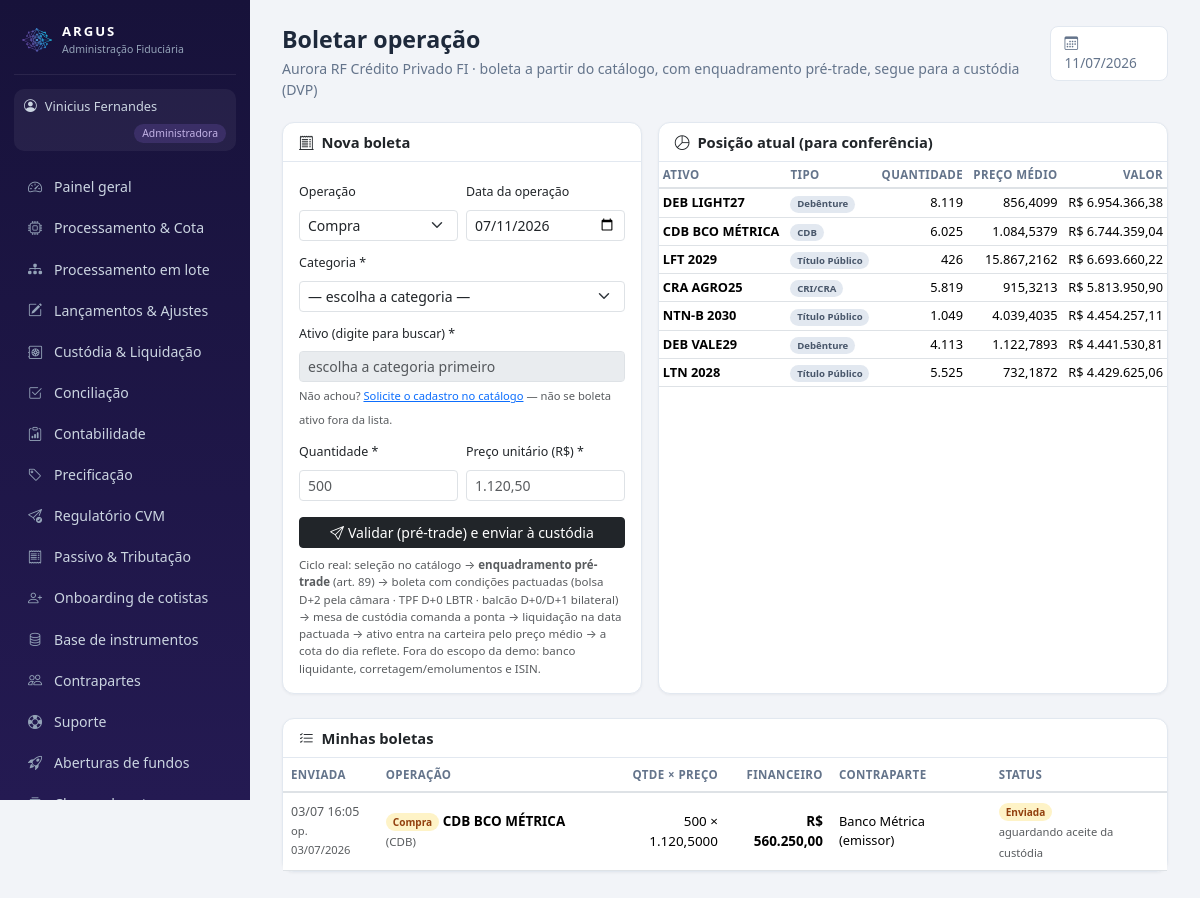
Page /gestor/boletas.php (signed in) on the committed database.
### tables this page shows
CREATE TABLE usuarios (
  id INT AUTO_INCREMENT PRIMARY KEY,
  nome VARCHAR(100) NOT NULL,
  email VARCHAR(120) NOT NULL UNIQUE,
  senha VARCHAR(255) NOT NULL,         
  perfil ENUM('admin','gestor','custodia') NOT NULL,   
  fundo_id INT NULL,
  gestora VARCHAR(150) NULL,
  telefone VARCHAR(30) NULL,
  kyc_status VARCHAR(20) DEFAULT 'Pendente',
  criado_em DATETIME DEFAULT CURRENT_TIMESTAMP
);

CREATE TABLE ativos_carteira (
  id INT AUTO_INCREMENT PRIMARY KEY,
  fundo_id INT NOT NULL,
  codigo VARCHAR(30) NOT NULL,         
  tipo VARCHAR(40) NOT NULL,           
  quantidade DECIMAL(18,6) NOT NULL,
  preco_medio DECIMAL(18,6) NOT NULL,  
  preco_mam DECIMAL(18,6) NOT NULL,    
  preco_referencia DECIMAL(18,6),      
  fonte_preco VARCHAR(30) DEFAULT 'B3',  
  data_ref DATE,                       
  INDEX idx_ativo_fundo_data (fundo_id, data_ref),
  FOREIGN KEY (fundo_id) REFERENCES fundos(id)
);

CREATE TABLE boletas (
  id INT AUTO_INCREMENT PRIMARY KEY,
  fundo_id INT NOT NULL,
  data_operacao DATE NOT NULL,
  operacao ENUM('Compra','Venda') NOT NULL,
  ativo_codigo VARCHAR(30) NOT NULL,
  tipo_ativo VARCHAR(40) NOT NULL,           
  quantidade DECIMAL(18,2) NOT NULL,
  preco DECIMAL(18,6) NOT NULL,              
  valor DECIMAL(18,2) NOT NULL,              
  contraparte VARCHAR(120),                  
  contraparte_id INT NULL,                   
  corretora_executora_id INT NULL,           
  status ENUM('Enviada','Aceita','Rejeitada','Liquidada') DEFAULT 'Enviada',
  motivo VARCHAR(300) NULL,                  
  liquidacao_id INT NULL,                    
  data_liquidacao_prevista DATE NULL,        
  taxa_negociada VARCHAR(40) NULL,           
  modalidade_liq VARCHAR(30) NULL,           
  criado_por VARCHAR(100),
  criado_em DATETIME DEFAULT CURRENT_TIMESTAMP,
  FOREIGN KEY (fundo_id) REFERENCES fundos(id)
);

### includes/auth.php (called while the page is built, shortened)
<?php
function usuario() {
    return $_SESSION['usuario'] ?? null;
}
function exigir_perfil(string ...$perfis): array {
    global $pdo;
    $u = usuario();
    if ($u && isset($pdo)) {
        $st = $pdo->prepare('SELECT * FROM usuarios WHERE id = ? AND perfil = ?');
        $st->execute([$u['id'], $u['perfil']]);
        $atual = $st->fetch();
        if (!$atual) { logout_usuario(); $u = null; }
        else { $_SESSION['usuario'] = $u = $atual; }
    }
    return $u;
}
function base_url(): string {
    return defined('BASE_URL') ? BASE_URL : '../';
}
function fundo_do_usuario(PDO $pdo, array $u): ?array {
    if ($u['perfil'] === 'admin') {
        $fid = $_SESSION['admin_fundo_id'] ?? 1;
        $st = $pdo->prepare('SELECT * FROM fundos WHERE id = ?');
        $st->execute([$fid]);
        return $st->fetch() ?: null;
    }
    $meus = fundos_do_usuario($pdo, $u);
    return $meus[0];
}

### gestor/boletas.php (the view, shortened to what this page needs)
<?php
require_once __DIR__ . '/../config/db.php';
require_once __DIR__ . '/../includes/auth.php';
require_once __DIR__ . '/../includes/layout.php';
$u = exigir_perfil('gestor', 'admin');
$fundo = fundo_do_usuario($pdo, $u);
$fid = (int)$fundo['id'];
$st = $pdo->prepare('SELECT * FROM boletas WHERE fundo_id = ? ORDER BY criado_em DESC LIMIT 30');
$st->execute([$fid]);
$boletas = $st->fetchAll();
$posicao = carteira($pdo, $fid);
page_start('Boletar operação', 'Boletar operação', $u,
    e_html($fundo['nome']) . ' · boleta a partir do catálogo, com enquadramento pré-trade, segue para a custódia (DVP)');
?>
<div class="row g-3 mb-4">
  <div class="col-lg-5">
    <div class="card">
      <div class="card-header"><i class="bi bi-receipt-cutoff me-1"></i> Nova boleta</div>
      <div class="card-body">
        <form method="post" autocomplete="off">
          <div class="row g-2">
            <div class="col-6"><label class="form-label" style="font-size:.78rem">Operação</label>
              <select class="form-select form-select-sm" name="operacao"><option>Compra</option><option>Venda</option></select></div>
            <div class="col-6"><label class="form-label" style="font-size:.78rem">Data da operação</label>
              <input type="date" class="form-control form-control-sm" name="data_operacao" value="<?= date('Y-m-d') ?>"></div>
            <div class="col-12"><label class="form-label" style="font-size:.78rem">Categoria *</label>
              <select class="form-select form-select-sm" id="categoria" name="categoria" required>
                <option value="">— escolha a categoria —</option>
              </select></div>
            <div class="col-12 position-relative"><label class="form-label" style="font-size:.78rem">Ativo (digite para buscar) *</label>
              <input class="form-control form-control-sm" id="ativo-busca" placeholder="escolha a categoria primeiro" autocomplete="off" disabled>
              <span class="text-muted" style="font-size:.7rem">Não achou? <a href="ativos.php">Solicite o cadastro no catálogo</a> — não se boleta ativo fora da lista.</span></div>
            <div class="col-6"><label class="form-label" id="lbl-qtd" style="font-size:.78rem">Quantidade *</label>
              <input class="form-control form-control-sm" name="quantidade" required placeholder="500"></div>
            <div class="col-6"><label class="form-label" id="lbl-preco" style="font-size:.78rem">Preço unitário (R$) *</label>
              <input class="form-control form-control-sm" name="preco" required placeholder="1.120,50"></div>
          </div>
          <button class="btn btn-dark btn-sm w-100 mt-3"><i class="bi bi-send me-1"></i>Validar (pré-trade) e enviar à custódia</button>
        </form>
        <p class="text-muted mb-0 mt-2" style="font-size:.72rem">
          Ciclo real: seleção no catálogo → <b>enquadramento pré-trade</b> (art. 89) → boleta com condições pactuadas
          (bolsa D+2 pela câmara · TPF D+0 LBTR · balcão D+0/D+1 bilateral) → mesa de custódia comanda a ponta →
          liquidação na data pactuada → ativo entra na carteira pelo preço médio → a cota do dia reflete.
          <span class="text-muted">Fora do escopo da demo: banco liquidante, corretagem/emolumentos e ISIN.</span></p>
      </div>
    </div>
  </div>
  <div class="col-lg-7">
    <div class="card h-100">
      <div class="card-header"><i class="bi bi-pie-chart me-1"></i> Posição atual (para conferência)</div>
      <div class="card-body p-0" style="max-height:380px;overflow-y:auto">
        <table class="table table-sm table-hover mb-0" style="font-size:.8rem">
          <thead><tr><th>Ativo</th><th>Tipo</th><th class="text-end">Quantidade</th><th class="text-end">Preço médio</th><th class="text-end">Valor</th></tr></thead>
          <tbody>
          <?php foreach ($posicao as $a): ?>
            <tr>
              <td><b><?= e_html($a['codigo']) ?></b></td>
              <td><?= badge($a['tipo'], 'secondary') ?></td>
              <td class="text-end"><?= number_format((float)$a['quantidade'], 0, ',', '.') ?></td>
              <td class="text-end"><?= number_format((float)$a['preco_medio'], 4, ',', '.') ?></td>
              <td class="text-end"><?= moeda($a['valor_mercado']) ?></td>
            </tr>
          <?php endforeach; ?>
          </tbody>
        </table>
      </div>
    </div>
  </div>
</div>
<div class="card">
  <div class="card-header"><i class="bi bi-list-check me-1"></i> Minhas boletas</div>
  <div class="card-body p-0">
    <table class="table table-hover align-middle mb-0" style="font-size:.84rem">
      <thead><tr><th>Enviada</th><th>Operação</th><th class="text-end">Qtde × Preço</th><th class="text-end">Financeiro</th>
        <th>Contraparte</th><th>Status</th></tr></thead>
      <tbody>
      <?php foreach ($boletas as $b): ?>
        <tr>
          <td class="text-muted" style="font-size:.78rem"><?= date('d/m H:i', strtotime($b['criado_em'])) ?><br>
            <span style="font-size:.7rem">op. <?= data_br($b['data_operacao']) ?></span></td>
          <td><?= badge($b['operacao'], $b['operacao'] === 'Compra' ? 'warning' : 'success') ?>
            <b><?= e_html($b['ativo_codigo']) ?></b> <span class="text-muted" style="font-size:.72rem">(<?= e_html($b['tipo_ativo']) ?>)</span></td>
          <td class="text-end"><?= number_format((float)$b['quantidade'], 0, ',', '.') ?> × <?= number_format((float)$b['preco'], 4, ',', '.') ?></td>
          <td class="text-end"><b><?= moeda($b['valor']) ?></b></td>
          <td style="font-size:.8rem"><?= e_html($b['contraparte']) ?>
            <?php if (!empty($b['data_liquidacao_prevista']) || !empty($b['modalidade_liq'])): ?>
              <br><span class="text-muted" style="font-size:.7rem">
                <?= !empty($b['data_liquidacao_prevista']) ? 'liq. ' . data_br($b['data_liquidacao_prevista']) : '' ?>
                <?= !empty($b['modalidade_liq']) ? ' · ' . e_html($b['modalidade_liq']) : '' ?>
                <?= !empty($b['taxa_negociada']) ? ' · ' . e_html($b['taxa_negociada']) : '' ?></span>
            <?php endif; ?></td>
          <td><?= badge($b['status'], ['Enviada' => 'warning', 'Aceita' => 'info', 'Liquidada' => 'success', 'Rejeitada' => 'danger'][$b['status']] ?? 'secondary') ?>
            <?= $b['status'] === 'Enviada' ? '<br><span class="text-muted" style="font-size:.7rem">aguardando aceite da custódia</span>' : '' ?></td>
        </tr>
      <?php endforeach; ?>
      </tbody>
    </table>
  </div>
</div>
<?php page_end();

### includes/layout.php (shortened to what this page needs)
<?php
require_once __DIR__ . '/helpers.php';
function menu_itens(array $u): array {
    $b = base_url();
    if ($u['perfil'] === 'admin') {
        return [
            ['Painel geral',        $b.'admin/index.php',          'bi-speedometer2'],
            ['Processamento & Cota', $b.'admin/processamento.php', 'bi-cpu'],
            ['Processamento em lote', $b.'admin/batch.php',        'bi-diagram-3-fill'],
            ['Lançamentos & Ajustes', $b.'admin/lancamentos.php',  'bi-pencil-square'],
            ['Custódia & Liquidação', $b.'admin/custodia.php',     'bi-safe2'],
            ['Conciliação',         $b.'admin/conciliacao.php',    'bi-check2-square'],
            ['Contabilidade',       $b.'admin/contabilidade.php',  'bi-clipboard-data'],
            ['Precificação',        $b.'admin/precificacao.php',   'bi-tag'],
            ['Regulatório CVM',     $b.'admin/regulatorio.php',    'bi-send-check'],
            ['Passivo & Tributação', $b.'admin/passivo.php',       'bi-receipt'],
            ['Onboarding de cotistas', $b.'admin/onboarding_cotista.php', 'bi-person-plus'],
            ['Base de instrumentos', $b.'admin/ativos.php',        'bi-database'],
            ['Contrapartes',        $b.'admin/contrapartes.php',   'bi-people'],
            ['Suporte',             $b.'admin/tickets.php',        'bi-life-preserver'],
            ['Aberturas de fundos', $b.'admin/aberturas.php',      'bi-rocket-takeoff'],
            ['Classes de cotas',    $b.'admin/classes.php',        'bi-collection'],
            ['Classes & Subclasses', $b.'admin/subclasses.php',    'bi-diagram-3'],
            ['FIP / Private Equity', $b.'admin/fip.php',           'bi-building-gear'],
            ['Carteiras',           $b.'admin/carteiras.php',      'bi-collection'],
            ['Pendências',          $b.'admin/pendencias.php',     'bi-list-task'],
            ['IA · Fraude',         $b.'admin/fraude.php',         'bi-shield-exclamation'],
            ['Repasses',            $b.'admin/repasses.php',       'bi-cash-stack'],
            ['Fundos & Clientes',   $b.'admin/fundos.php',         'bi-folder-plus'],
        ];
    }
    global $pdo;
    $itens = [
        ['Visão geral',       $b.'gestor/index.php',        'bi-speedometer2'],
        ['Aprovação de cota', $b.'gestor/cotas.php',        'bi-clipboard-check'],
        ['Boletar operação',  $b.'gestor/boletas.php',      'bi-receipt-cutoff'],
        ['Catálogo de ativos', $b.'gestor/ativos.php',      'bi-database'],
        ['Carteira',          $b.'gestor/carteira.php',     'bi-pie-chart'],
        ['Caixa & Fluxo',     $b.'gestor/caixa.php',        'bi-wallet2'],
        ['Cotistas',          $b.'gestor/cotistas.php',     'bi-people'],
        ['Acessos & transparência', $b.'gestor/acessos.php', 'bi-key'],
        ['Performance',       $b.'gestor/performance.php',  'bi-graph-up-arrow'],
        ['Relatórios',        $b.'gestor/relatorios.php',   'bi-file-earmark-text'],
        ['Enquadramento',     $b.'gestor/enquadramento.php','bi-check-circle'],
        ['Assembleias',       $b.'gestor/assembleias.php',  'bi-megaphone'],
        ['Comunicados',       $b.'gestor/comunicados.php',  'bi-chat-left-text'],
        ['Chamados de cotistas', $b.'gestor/chamados_cotistas.php', 'bi-chat-dots'],
        ['Equipe do fundo',   $b.'gestor/equipe.php',       'bi-people-fill'],
        ['Criar fundo',       $b.'gestor/novo_fundo.php',   'bi-plus-square'],
        ['Suporte',           $b.'gestor/tickets.php',      'bi-life-preserver'],
    ];
    $livres = ['Equipe do fundo', 'Criar fundo', 'Suporte'];
    $fundo = fundo_do_usuario($pdo, $u);
    $fid = (int)$fundo['id'];
    $principal = eh_principal($pdo, $u, $fid);
    $mapa = permissao_de_menu();
    return array_values(array_filter($itens, function ($it) use ($mapa, $principal, $pdo, $u, $fid, $livres) {
        if (in_array($it[0], $livres, true)) return true;
        $req = $mapa[$it[0]] ?? null;
        if ($req === null) return true;
        if ($req === '__principal__') return $principal;
        return $principal || pode($pdo, $u, $fid, $req);
    }));
}
function page_start(string $titulo, string $ativo, array $u, string $subtitulo = ''): void {
    $b = base_url();
    $perfilRotulo = ['admin' => 'Administradora', 'gestor' => 'Gestor', 'custodia' => 'Custodiante'][$u['perfil']] ?? $u['perfil'];
    $perfilCor    = ['admin' => 'gold', 'gestor' => 'teal'][$u['perfil']] ?? 'blue';
    ?><!DOCTYPE html>
<html lang="pt-BR">
<head>
<link href="https://cdn.jsdelivr.net/npm/bootstrap@5.3.3/dist/css/bootstrap.min.css" rel="stylesheet">
<link href="https://cdn.jsdelivr.net/npm/bootstrap-icons@1.11.3/font/bootstrap-icons.min.css" rel="stylesheet">
<link href="https://cdn.jsdelivr.net/npm/flatpickr@4.6.13/dist/flatpickr.min.css" rel="stylesheet">
<link href="<?= $b ?>assets/css/style.css" rel="stylesheet">
</head>
<body>
<div class="app-wrap">
  <aside class="sidebar">
    <div class="brand">
      <img src="<?= $b ?>assets/favicon.png" class="brand-mark" alt="Argus">
      <div>
        <div class="brand-name">ARGUS</div>
        <div class="brand-sub">Administração Fiduciária</div>
      </div>
    </div>
    <div class="perfil-chip chip-<?= $perfilCor ?>">
      <i class="bi bi-person-circle"></i> <?= e_html($u['nome']) ?>
      <span><?= $perfilRotulo ?></span>
    </div>
    <nav class="menu">
      <?php foreach (menu_itens($u) as [$rotulo, $href, $icone]): ?>
        <a href="<?= $href ?>" class="<?= $rotulo === $ativo ? 'ativo' : '' ?>">
          <i class="bi <?= $icone ?>"></i> <?= e_html($rotulo) ?>
        </a>
      <?php endforeach; ?>
    </nav>
  </aside>
  <main class="conteudo">
    <div class="titulo-pagina">
      <div>
        <h1><?= e_html($titulo) ?></h1>
        <?php if ($subtitulo): ?><p class="subtitulo"><?= $subtitulo ?></p><?php endif; ?>
      </div>
      <div class="data-ref"><i class="bi bi-calendar3"></i> <?= date('d/m/Y') ?></div>
    </div>
<?php
}
function page_end(): void {
    ?>
  </main>
</div>
</body>
</html><?php
}

### includes/helpers.php (shortened to what this page needs)
<?php
function moeda($v, int $dec = 2): string {
    return 'R$ ' . number_format((float)$v, $dec, ',', '.');
}
function e_html($s): string { return htmlspecialchars((string)$s, ENT_QUOTES, 'UTF-8'); }
function badge(string $texto, string $cor): string {
    return '<span class="badge badge-soft-' . $cor . '">' . e_html($texto) . '</span>';
}
function data_br($d): string {
    return date('d/m/Y', strtotime($d));
}
function ultima_data_carteira(PDO $pdo, int $fid): ?string {
    $st = $pdo->prepare('SELECT MAX(data_ref) FROM ativos_carteira WHERE fundo_id = ?');
    $st->execute([$fid]);
    return $st->fetchColumn() ?: null;
}
function carteira(PDO $pdo, int $fid, ?string $data = null): array {
    $data = $data ?: ultima_data_carteira($pdo, $fid);
    $st = $pdo->prepare('SELECT * FROM ativos_carteira WHERE fundo_id = ? AND data_ref = ? ORDER BY quantidade * preco_mam DESC');
    $st->execute([$fid, $data]);
    $rows = $st->fetchAll();
    foreach ($rows as &$r) {
        $r['valor_mercado'] = $r['quantidade'] * $r['preco_mam'];
        $r['custo'] = $r['quantidade'] * $r['preco_medio'];
    }
    return $rows;
}

### rows in the picture
usuarios: nome "Vinicius Fernandes", perfil "Administradora"
ativos_carteira: codigo "DEB LIGHT27", tipo "Debênture", quantidade "8.119", preco_medio "856,4099", valor_mercado "R$ 6.954.366,38"
ativos_carteira: codigo "CDB BCO MÉTRICA", tipo "CDB", quantidade "6.025", preco_medio "1.084,5379", valor_mercado "R$ 6.744.359,04"
ativos_carteira: codigo "LFT 2029", tipo "Título Público", quantidade "426", preco_medio "15.867,2162", valor_mercado "R$ 6.693.660,22"
ativos_carteira: codigo "CRA AGRO25", tipo "CRI/CRA", quantidade "5.819", preco_medio "915,3213", valor_mercado "R$ 5.813.950,90"
ativos_carteira: codigo "NTN-B 2030", tipo "Título Público", quantidade "1.049", preco_medio "4.039,4035", valor_mercado "R$ 4.454.257,11"
ativos_carteira: codigo "DEB VALE29", tipo "Debênture", quantidade "4.113", preco_medio "1.122,7893", valor_mercado "R$ 4.441.530,81"
ativos_carteira: codigo "LTN 2028", tipo "Título Público", quantidade "5.525", preco_medio "732,1872", valor_mercado "R$ 4.429.625,06"
boletas: criado_em "03/07 16:05", data_operacao "03/07/2026", operacao "Compra Enviada", ativo_codigo "CDB BCO MÉTRICA", tipo_ativo "CDB", quantidade "500", preco "1.120,5000", valor "R$ 560.250,00", contraparte "Banco Métrica (emissor)", status "aguardando aceite da custódia"

### other values in the picture
e_html($rotulo) "Painel geral"
e_html($rotulo) "Processamento & Cota"
e_html($rotulo) "Processamento em lote"
e_html($rotulo) "Lançamentos & Ajustes"
e_html($rotulo) "Custódia & Liquidação"
e_html($rotulo) "Conciliação"
e_html($rotulo) "Contabilidade"
e_html($rotulo) "Precificação"
e_html($rotulo) "Regulatório CVM"
e_html($rotulo) "Passivo & Tributação"
e_html($rotulo) "Onboarding de cotistas"
e_html($rotulo) "Base de instrumentos"
e_html($rotulo) "Contrapartes"
e_html($rotulo) "Suporte"
e_html($rotulo) "Aberturas de fundos"
